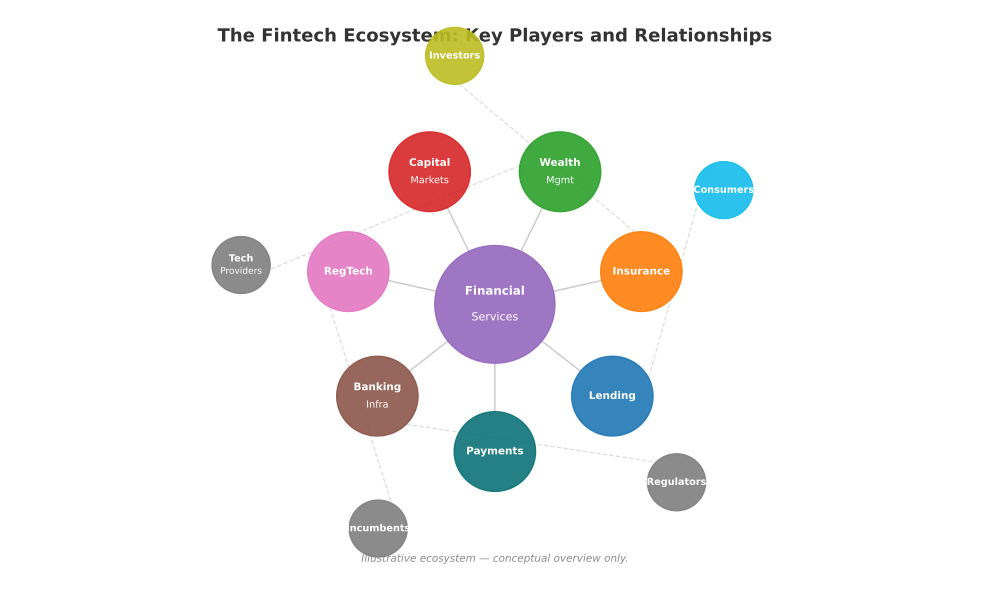

Reproduce this figure in Python.
"""
Figure 04: Fintech Ecosystem Overview
Central hub with 7 inner sector nodes and 5 outer stakeholder nodes.
"""

import sys
import os
sys.path.insert(0, os.path.join(os.path.dirname(__file__), '..', '..', '..', '_shared'))

import matplotlib
matplotlib.use('Agg')
import matplotlib.pyplot as plt
import matplotlib.patches as mpatches
import numpy as np

try:
    from chart_styles import V4_COLORS, save_chart
except ImportError:
    V4_COLORS = {
        'MLPURPLE': '#9467BD', 'MLBLUE': '#1F77B4', 'MLRED': '#D62728',
        'MLORANGE': '#FF7F0E', 'MLGREEN': '#2CA02C', 'MLGRAY': '#7F7F7F',
        'MLTEAL': '#0D7377', 'MLCYAN': '#14BDEB', 'MLYELLOW': '#BCBD22',
        'MLPINK': '#E377C2', 'MLBROWN': '#8C564B',
    }
    def save_chart(fig, filename='chart.pdf', dpi=300):
        fig.tight_layout()
        fig.savefig(filename, format='pdf', bbox_inches='tight', dpi=dpi, facecolor='white')
        plt.close(fig)
        print(f'Saved: {filename}')

CHART_METADATA = {
    'title': 'Fintech Ecosystem Overview',
    'type': 'diagram',
    'section': 'WHY',
    'lecture_number': 1,
}

def draw_circle_node(ax, cx, cy, r, color, label, fontsize=8.5, text_color='white', alpha=0.90):
    circle = mpatches.Circle((cx, cy), r, color=color, alpha=alpha, zorder=4)
    ax.add_patch(circle)
    lines = label.split('\n')
    if len(lines) == 1:
        ax.text(cx, cy, label, ha='center', va='center', fontsize=fontsize,
                color=text_color, fontweight='bold', zorder=5)
    else:
        ax.text(cx, cy + r * 0.22, lines[0], ha='center', va='center', fontsize=fontsize,
                color=text_color, fontweight='bold', zorder=5)
        ax.text(cx, cy - r * 0.22, lines[1], ha='center', va='center', fontsize=fontsize - 0.5,
                color=text_color, zorder=5)

fig, ax = plt.subplots(figsize=(10, 6))
ax.set_xlim(0, 10)
ax.set_ylim(0, 6)
ax.axis('off')

# Title
ax.text(5, 5.72, 'The Fintech Ecosystem: Key Players and Relationships',
        fontsize=13, fontweight='bold', ha='center', va='center', color='#333333')

# Central hub
cx, cy = 5.0, 2.9
r_center = 0.62
draw_circle_node(ax, cx, cy, r_center, V4_COLORS['MLPURPLE'],
                 'Financial\nServices', fontsize=8.5)

# Inner ring: 7 sector nodes
inner_sectors = [
    ('Payments', V4_COLORS['MLTEAL']),
    ('Lending', V4_COLORS['MLBLUE']),
    ('Insurance', V4_COLORS['MLORANGE']),
    ('Wealth\nMgmt', V4_COLORS['MLGREEN']),
    ('Capital\nMarkets', V4_COLORS['MLRED']),
    ('RegTech', V4_COLORS['MLPINK']),
    ('Banking\nInfra', V4_COLORS['MLBROWN']),
]
r_inner_orbit = 1.55
r_inner_node = 0.42
n_inner = len(inner_sectors)
for i, (label, color) in enumerate(inner_sectors):
    angle = 2 * np.pi * i / n_inner - np.pi / 2
    ix = cx + r_inner_orbit * np.cos(angle)
    iy = cy + r_inner_orbit * np.sin(angle)
    # Connection line
    ax.plot([cx + r_center * np.cos(angle), ix - r_inner_node * np.cos(angle)],
            [cy + r_center * np.sin(angle), iy - r_inner_node * np.sin(angle)],
            color='#CCCCCC', linewidth=1.1, zorder=2)
    draw_circle_node(ax, ix, iy, r_inner_node, color, label, fontsize=7.5)

# Outer ring: 5 stakeholder nodes
outer_stakeholders = [
    ('Regulators', V4_COLORS['MLGRAY']),
    ('Consumers', V4_COLORS['MLCYAN']),
    ('Investors', V4_COLORS['MLYELLOW']),
    ('Tech\nProviders', V4_COLORS['MLGRAY']),
    ('Incumbents', V4_COLORS['MLGRAY']),
]
r_outer_orbit = 2.65
r_outer_node = 0.30
n_outer = len(outer_stakeholders)
outer_angles = [2 * np.pi * i / n_outer - np.pi / 4 for i in range(n_outer)]
for i, ((label, color), angle) in enumerate(zip(outer_stakeholders, outer_angles)):
    ox = cx + r_outer_orbit * np.cos(angle)
    oy = cy + r_outer_orbit * np.sin(angle)
    # Find nearest inner node to connect to
    inner_angle = 2 * np.pi * (round(angle / (2 * np.pi / n_inner)) % n_inner) / n_inner - np.pi / 2
    ix = cx + r_inner_orbit * np.cos(inner_angle)
    iy = cy + r_inner_orbit * np.sin(inner_angle)
    ax.plot([ix + r_inner_node * np.cos(angle), ox - r_outer_node * np.cos(angle)],
            [iy + r_inner_node * np.sin(angle), oy - r_outer_node * np.sin(angle)],
            color='#DDDDDD', linewidth=0.9, linestyle='--', zorder=1)
    draw_circle_node(ax, ox, oy, r_outer_node, color, label,
                     fontsize=7.0, text_color='white')

ax.text(5.0, 0.22, 'Illustrative ecosystem \u2014 conceptual overview only.',
        fontsize=7.5, ha='center', va='center', color='#888888', style='italic')

output_path = os.path.join(os.path.dirname(__file__), 'chart.pdf')
save_chart(fig, output_path)
